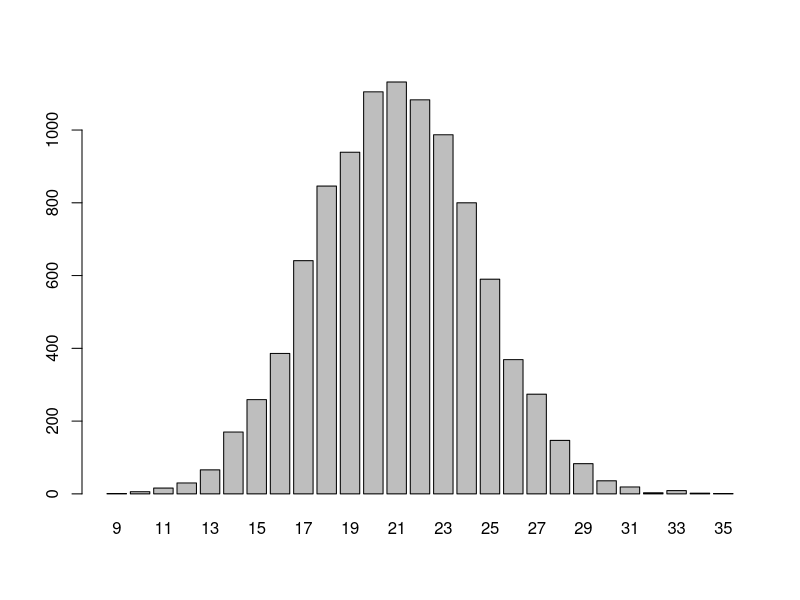
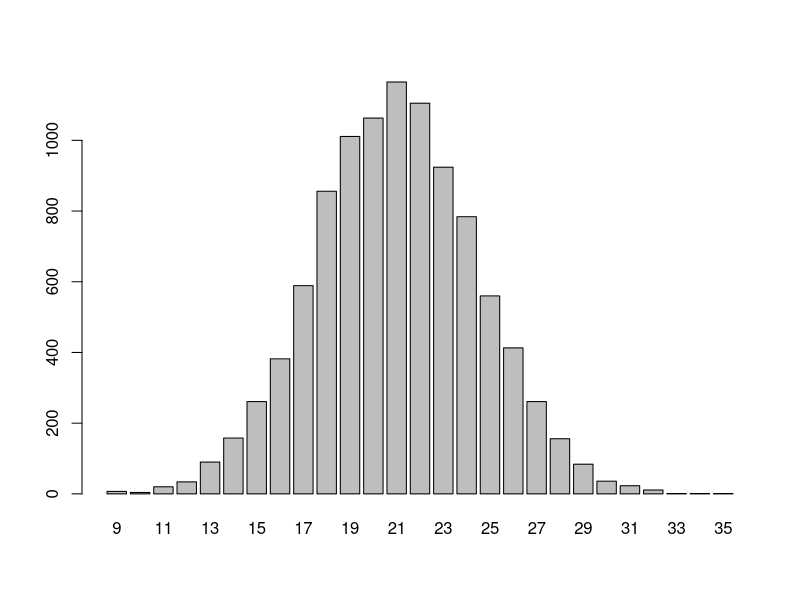

R code for these plots, in order:
## ---- chunk 1
animals = c("cat","rabbit","horse","boar","lynx")
## ---- chunk 2
x = c(79.3,51.1,93.6,62.3,61.8)
## ---- chunk 3
L = c(TRUE,FALSE,FALSE,FALSE,FALSE)
## ---- chunk 4
typeof(animals)
## ---- chunk 5
typeof(c(1,2,"potato"))
## ---- chunk 6
matrix(c("a","a","a","b","b","b","c","c","c","d","d","d"),nrow = 4,byrow=TRUE)
## ---- chunk 7
matrix(c("a","a","a","b","b","b","c","c","c","d","d","d"),nrow = 3,byrow=FALSE)
## ---- chunk 8
a = c("McMinnville","Denver","Minneapolis","Charleston")
x = c(45.21,39.74,44.98,32.78)
y = c(123.19,104.99,93.26,79.93)
df = data.frame(city = a, latitude = x, longitude = y)
df
## ---- chunk 9
hr = c(13,27,26,44,30,39,40,34,45,44,24,32,44,39,29,44,38,47,34,40,20,12,10)
## ---- chunk 10
diff(hr)
## ---- chunk 11
cumsum(hr)
## ---- chunk 12
12 >= 5
## ---- chunk 13
16 == 2*8
"ab"=="ba"
## ---- chunk 14
x = 3 # this defines the variable
x^2+3*x == 12 #this asks whether x^2 + 3*x equals 12 for the currently stored value of x (x=3 in this case)
## ---- chunk 15
c(1,8,4,6) > 5
## ---- chunk 16
v = c("bob","wilma","hedgie")
"frank" %in% v
## ---- chunk 17
"wilma" %in% v
## ---- chunk 18
sum(c(TRUE,FALSE,TRUE,FALSE,TRUE,TRUE))
## ---- chunk 19
sum(hr >= 40)
## ---- chunk 20
which(hr >= 40)
## ---- chunk 21
hr
## ---- chunk 22
hr[3]
## ---- chunk 23
hr[c(1,3,5)]
## ---- chunk 24
v = c(3,2,6,8); w = c(2,3,1,8)
sum(v==w) # how often they match
## ---- chunk 25
which(v==w) #where they match
## ---- chunk 26
v[which(v==w)] 
## ---- chunk 27
v = c(-1,1,3)
w = c(1,4,5)
## ---- chunk 28
8*v
## ---- chunk 29
8 + v
## ---- chunk 30
u = c(1,2,3)
v = c(4,5,6)
c(u,v)
## ---- chunk 31
A = c("Will","Lucas","Mike","Dustin")
A = c(A,"Eleven")
A
## ---- chunk 32
A[6]="Max" # creates new position after the last previous position
A
## ---- chunk 33
die = 1:20
## ---- chunk 34
8:2
## ---- chunk 35
letters
## ---- chunk 36
LETTERS
## ---- chunk 37
skittles = rep(c("red","orange","yellow","green","purple"),
               c(40,30,25,60,20)
               )
## ---- chunk 38
skittles = c(rep('red', 40),
             rep('orange', 30),
             rep('yellow', 25),
             rep('green', 60),
             rep('purple', 20))
## ---- chunk 39
table(skittles)
## ---- chunk 40
seq(0, 1, by=.1)
## ---- chunk 41
seq(0, 100, by = 10)
## ---- chunk 42
x = c('red','pink','orange','green','yellow','purple')
sample(x,2)
## ---- chunk 43
grab=sample(skittles,20)
table(grab)
## ---- chunk 44
sum(grab=="orange")
## ---- chunk 45
animals = c("cat","dog","hedgehog","rabbit")
## ---- chunk 46
sample(animals) #default size is the length of the vector
## ---- chunk 47
picks = sample(animals, 1000, replace = TRUE) 
table(picks) 
## ---- chunk 48
picks2 = sample(animals,
                size=1000,
                replace=TRUE,
                prob=c(.2, .4, .3, .1))
table(picks2)
## ---- chunk 49
sample(1:9,4)
## ---- chunk 50
sample(1:9,12,replace=TRUE)
## ---- chunk 51
rolls = sample(1:6,
               size=100,
               replace=TRUE,
               prob=c(.2, .1, .05, .4, .1, .15))
table(rolls)
## ---- chunk 52
pop=rep(c("L","R"),c(800,9200)) # a population of 10,000 people, 800 of them lefties
table(sample(pop,size=45)) 
## ---- chunk 53
die=c("L","R")
table(sample(die,size=45,replace=TRUE,prob=c(.08,.92)))
## ---- chunk 54
colors=c("orange","blue")
orange_counts=c() #a vector for storing the results of each trial
for (i in 1:10000){
  grab = sample(colors, 50, replace = TRUE, prob = c(.42, .58))
  orange_counts[i]=sum(grab == "orange")
}
## ---- chunk 55
barplot(table(orange_counts))
## ---- chunk 56
colors=c("orange","blue")
orange_counts = 
  replicate(10000,
            sum(sample(colors, 50, replace=TRUE, prob=c(.42, .58)) == "orange")
            )
## ---- chunk 57
barplot(table(orange_counts))
## ---- chunk 58
x = c("a","c","c","z","z","z")
## ---- chunk 59
x = 1:6
p = c(.1,.1,0,.5,.1,.2)
